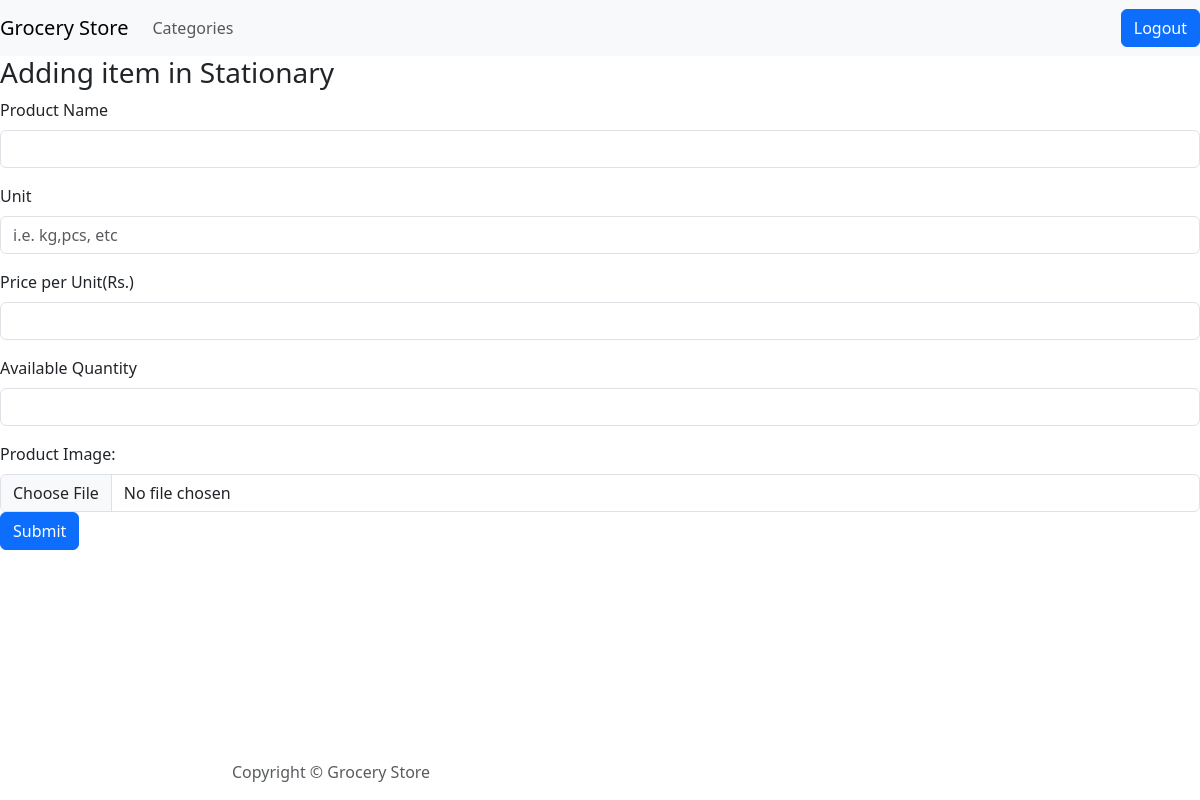
The page /additem/2 on the database as committed earlier.
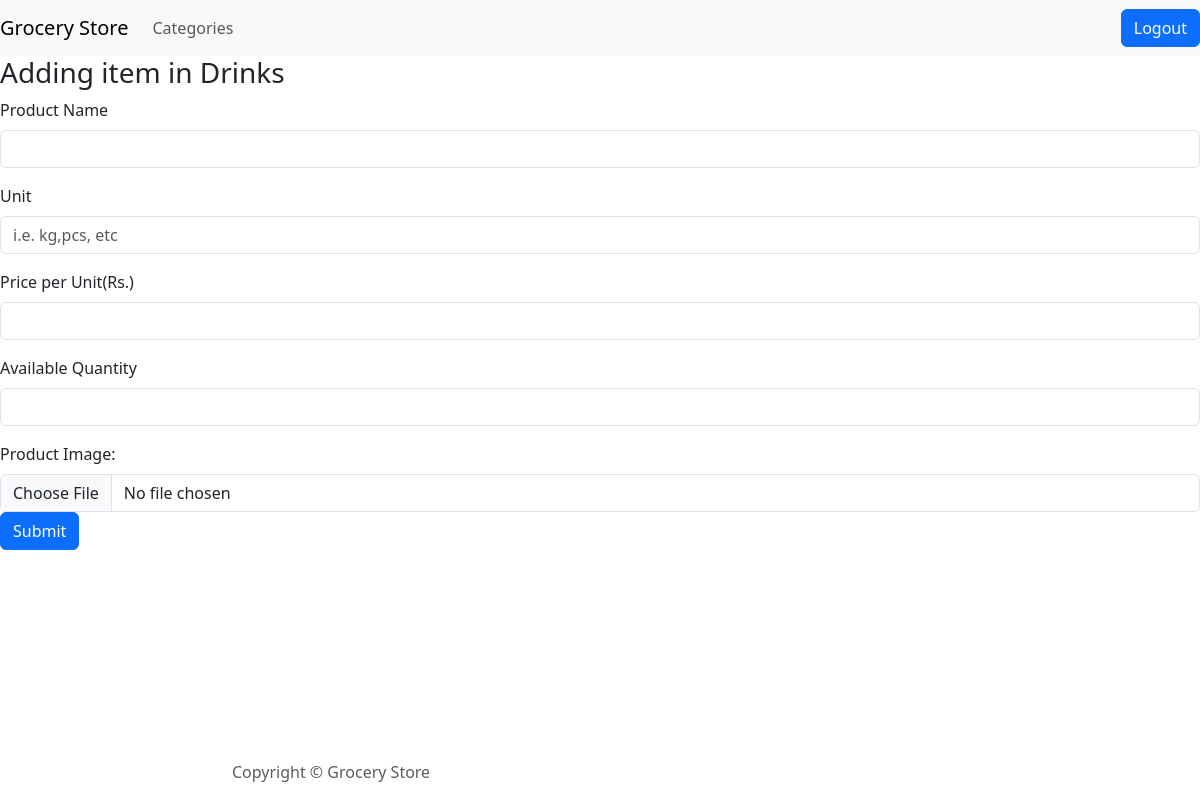
The same page on the database as committed later.
### dbmodel.py (models this page shows)
class Category(db.Model):
    cid = db.Column(db.Integer, primary_key=True, nullable=False)
    name = db.Column(db.String(30), nullable=False)
    pro= db.relationship('Product', backref ="cat", cascade='all, delete-orphan')

### app.py (the view, shortened to what this page needs)
@app.route("/additem/<int:cno>",methods=['GET', 'POST'])
def additem(cno):
    cat= Category.query.get(cno)
    return render_template('additem.html',cat=cat)

### templates/additem.html
{% extends "layout.html" %}
{% block body %}
<h3>Adding item in {{cat.name}}</h3>
<form action="/additem/{{cat.cid}}" method="post" enctype="multipart/form-data">
    <div class="mb-3">
        <label for="name" class="form-label">Product Name</label>
        <input type="text" class="form-control" id="name" name="name">
    </div>
    <div class="mb-3">
        <label for="unit" class="form-label">Unit</label>
        <input type="text" class="form-control" id="unit" name="unit" placeholder="i.e. kg,pcs, etc">
    </div>
    <div class="mb-3">
        <label for="peach" class="form-label">Price per Unit(Rs.)</label>
        <input type="number" class="form-control" id="peach" name="peach">
    </div>
    <div class="mb-3">
        <label for="quantity" class="form-label">Available Quantity</label>
        <input type="text" class="form-control" id="quantity" name="quantity">
    </div>
    <div>
        <label for="file" class="form-label">Product Image:</label>
        <input type="file" class="form-control" name="file">
    </div>
    <input class="btn btn-primary" type="submit" value="Submit">
</form>
{% endblock %}

Rows that differ between the two databases and show on the page:
changed Category: name "Stationary" → "Drinks"
